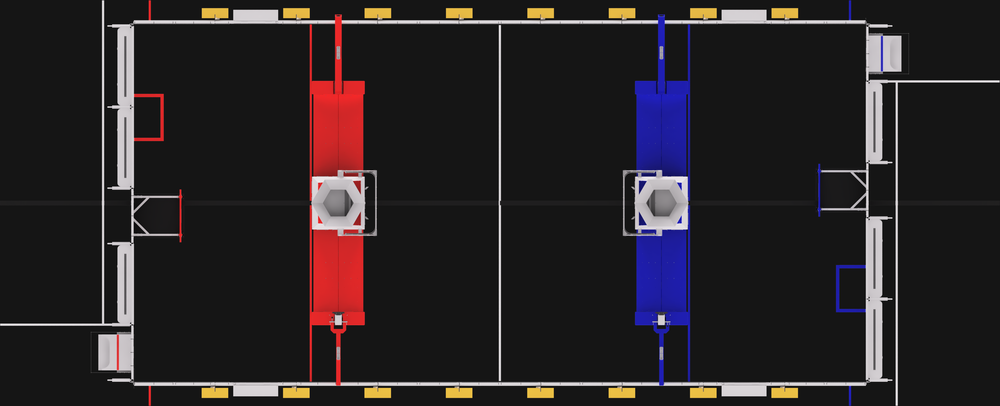
#> input picture field.png, 1000 x 406 px, shrunk from 3901 x 1583 before the run
$ python -i analysis.py   (imports and definitions only)
#> lines starting #> are read from the running program, lines starting #| are printed output that depends on the picture; after the words box and inside, x2 and y2 are one past the last pixel; in counts of white or black regions, pixels touching at a corner belong together
import json
import shutil
import subprocess

import cv2
import numpy as np


DEFAULT_FUEL_BASE_COLOR_RGB = (255, 255, 0)
DEFAULT_HUE_TOLERANCE = 15
DEFAULT_MIN_SATURATION = 70
DEFAULT_MIN_VALUE = 110
MIN_PICKER_SATURATION_FLOOR = 12
MIN_PICKER_VALUE_FLOOR = 48
PICKER_SATURATION_MARGIN = 28
PICKER_VALUE_MARGIN = 36


# [6 lines left out: function yellow_pixel_mask, not called in this run]


def _normalize_rgb_color(base_color_rgb):
    if base_color_rgb is None:
        return DEFAULT_FUEL_BASE_COLOR_RGB
    if len(base_color_rgb) != 3:
        return DEFAULT_FUEL_BASE_COLOR_RGB
    r, g, b = base_color_rgb
    return (
        int(np.clip(int(r), 0, 255)),
        int(np.clip(int(g), 0, 255)),
        int(np.clip(int(b), 0, 255)),
    )


def fuel_pixel_mask_hsv(
    frame_bgr,
    base_color_rgb=None,
    hue_tolerance=DEFAULT_HUE_TOLERANCE,
    min_saturation=DEFAULT_MIN_SATURATION,
    min_value=DEFAULT_MIN_VALUE,
):
    """HSV mask around a configurable RGB base color, with wrap-safe hue bounds."""
    hsv = cv2.cvtColor(frame_bgr, cv2.COLOR_BGR2HSV)
    red, green, blue = _normalize_rgb_color(base_color_rgb)
    sample_bgr = np.uint8([[[blue, green, red]]])
    sample_hsv = cv2.cvtColor(sample_bgr, cv2.COLOR_BGR2HSV)[0, 0]
    base_hue = int(sample_hsv[0])
    base_saturation = int(sample_hsv[1])
    base_value = int(sample_hsv[2])

    hue_tolerance = int(max(0, min(int(hue_tolerance), 90)))
    sat_floor = int(np.clip(int(min_saturation), 0, 255))
    value_floor = int(np.clip(int(min_value), 0, 255))

    # When the picked sample itself is pale, keep the floor close to the pick so
    # washed-out feeds still match after using the color picker.
    sat_floor = min(
        sat_floor,
        max(MIN_PICKER_SATURATION_FLOOR, base_saturation - PICKER_SATURATION_MARGIN),
    )
    value_floor = min(
        value_floor,
        max(MIN_PICKER_VALUE_FLOOR, base_value - PICKER_VALUE_MARGIN),
    )

    lower_h = base_hue - hue_tolerance
    upper_h = base_hue + hue_tolerance
    if lower_h < 0:
        low_a = np.array([0, sat_floor, value_floor], dtype=np.uint8)
        high_a = np.array([upper_h, 255, 255], dtype=np.uint8)
        low_b = np.array([180 + lower_h, sat_floor, value_floor], dtype=np.uint8)
        high_b = np.array([179, 255, 255], dtype=np.uint8)
        return cv2.bitwise_or(cv2.inRange(hsv, low_a, high_a), cv2.inRange(hsv, low_b, high_b))

    if upper_h > 179:
        low_a = np.array([lower_h, sat_floor, value_floor], dtype=np.uint8)
        high_a = np.array([179, 255, 255], dtype=np.uint8)
        low_b = np.array([0, sat_floor, value_floor], dtype=np.uint8)
        high_b = np.array([upper_h - 180, 255, 255], dtype=np.uint8)
        return cv2.bitwise_or(cv2.inRange(hsv, low_a, high_a), cv2.inRange(hsv, low_b, high_b))

    low = np.array([lower_h, sat_floor, value_floor], dtype=np.uint8)
    high = np.array([upper_h, 255, 255], dtype=np.uint8)
    return cv2.inRange(hsv, low, high)


def fuel_pixel_mask(frame_bgr, base_color_rgb=None):
    return fuel_pixel_mask_hsv(frame_bgr, base_color_rgb) > 0


def yellow_pixel_mask_hsv(frame_bgr):
    """HSV-based yellow detection, tolerant of shadows and compression."""
    return fuel_pixel_mask_hsv(frame_bgr, DEFAULT_FUEL_BASE_COLOR_RGB)


# [23 lines left out: functions _frame_mask_for_region, clamp_bbox, not called in this run]


def _ffmpeg_binary():
    return shutil.which("ffmpeg") or "ffmpeg"


def _ffprobe_binary():
    return shutil.which("ffprobe") or "ffprobe"


# [188 lines left out: functions _parse_ffprobe_fps, _probe_video_metadata, _iter_ffmpeg_frames, get_total_yellow_pixels_from_video, analyze_frame, not called in this run]

>>> import cv2
>>> picture = cv2.imread('field.png')
#> picture is the input picture: shape (406, 1000, 3); mean B, G, R 38.4, 35.7, 41.3
>>> result = fuel_pixel_mask(picture)
#> in fuel_pixel_mask_hsv, `hsv = cv2.cvtColor(frame_bgr, cv2.COLOR_BGR2HSV)`: hsv: shape (406, 1000, 3); mean H, S, V 19.5, 16.1, 45.1
#> in fuel_pixel_mask_hsv, `return cv2.inRange(hsv, low, high)`:
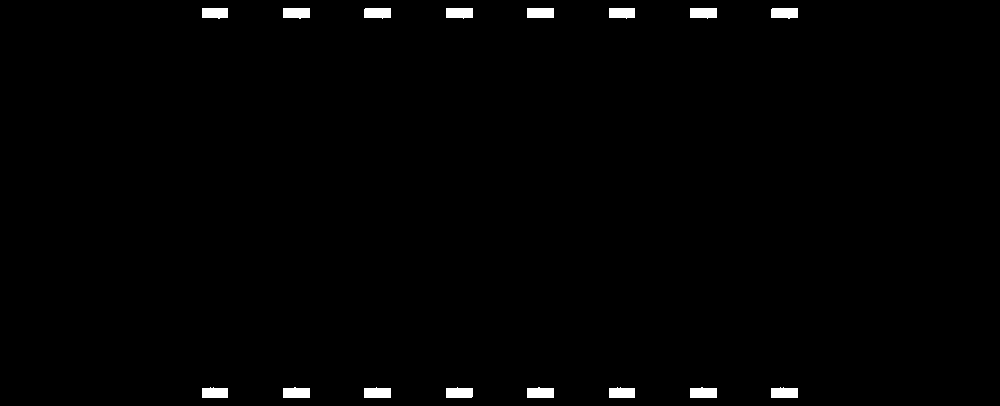
#> returned value: shape (406, 1000); 1.1% white; 16 white regions, largest, box (x1, y1, x2, y2) and area: (283, 8, 310, 19) 272, (283, 387, 310, 398) 272, (527, 387, 554, 398) 272
